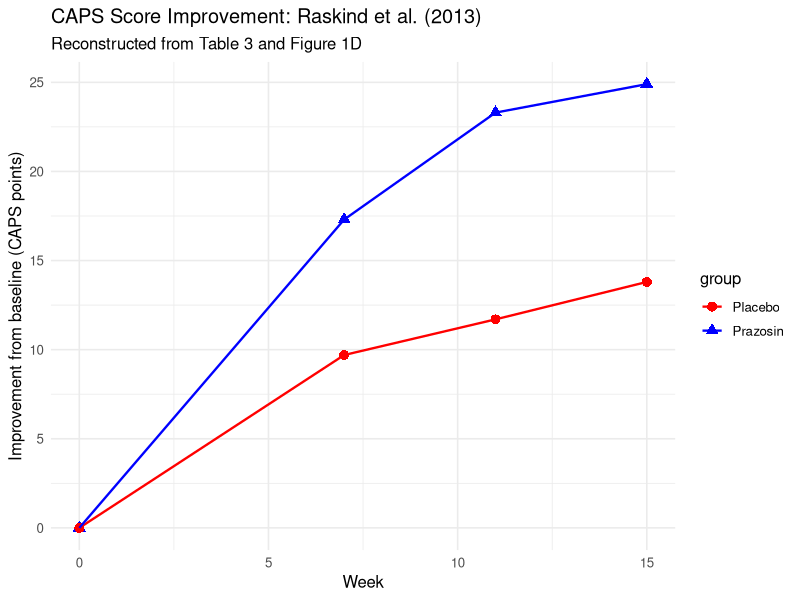
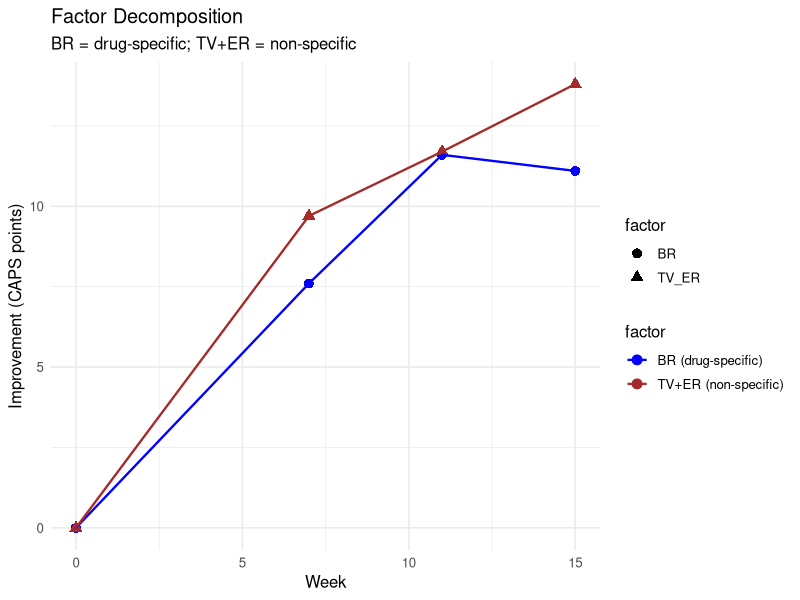
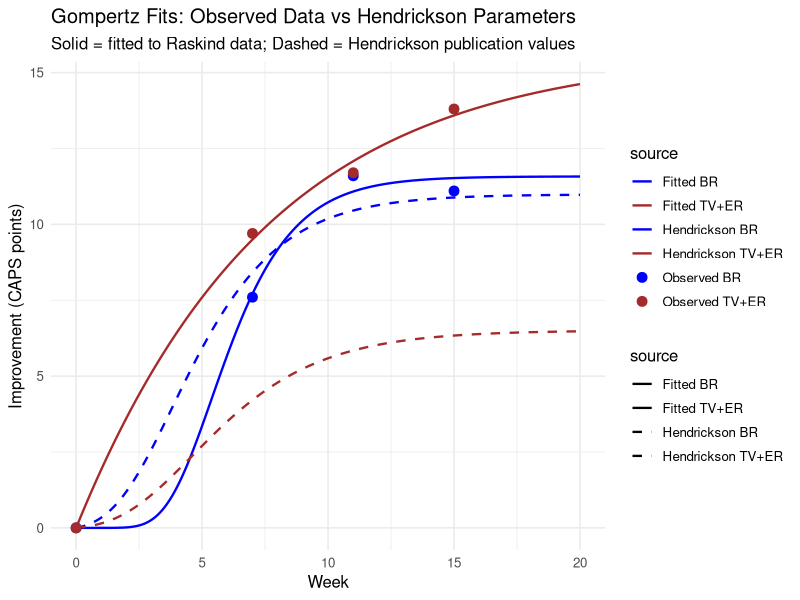

Generate these figures, in order, with R:
## ---- chunk 1
knitr::opts_chunk$set(echo = TRUE, warning = FALSE, message = FALSE)
library(data.table)
library(ggplot2)
library(minpack.lm)  # for nlsLM (robust nonlinear least squares)
## ---- chunk 2
modgompertz <- function(t, maxr, disp, rate) {
  y <- maxr * exp(-disp * exp(-rate * t))
  vert_offset <- maxr * exp(-disp * exp(-rate * 0))
  y <- y - vert_offset
  y <- y * (maxr / (maxr - vert_offset))
  y
}
## ---- chunk 3
# Assessment timepoints (weeks)
weeks <- c(0, 7, 11, 15)

# CAPS total scores (adjusted means from Table 3)
caps_prazosin <- c(77.3, NA, NA, 52.4)
caps_placebo  <- c(85.7, NA, NA, 71.9)

# Interpolate weeks 7 and 11 from Figure 1D
# (read approximately from the plotted curves)
caps_prazosin <- c(77.3, 60, 54, 52.4)
caps_placebo  <- c(85.7, 76, 74, 71.9)

trial_data <- data.table(
  week = rep(weeks, 2),
  caps = c(caps_prazosin, caps_placebo),
  group = rep(c("Prazosin", "Placebo"), each = 4)
)

# Compute change from baseline (improvement is positive)
trial_data[, baseline := caps[1], by = group]
trial_data[, improvement := baseline - caps]
## ---- chunk 4
ggplot(trial_data, aes(x = week, y = improvement,
                       color = group, shape = group)) +
  geom_point(size = 3) +
  geom_line(linewidth = 0.8) +
  labs(x = "Week", y = "Improvement from baseline (CAPS points)",
       title = "CAPS Score Improvement: Raskind et al. (2013)",
       subtitle = "Reconstructed from Table 3 and Figure 1D") +
  scale_color_manual(values = c("Placebo" = "red",
                                "Prazosin" = "blue")) +
  theme_minimal(base_size = 12) +
  theme(legend.position = "right")
## ---- chunk 5
# Separate by group
praz <- trial_data[group == "Prazosin"]
plac <- trial_data[group == "Placebo"]

# BR = prazosin improvement - placebo improvement
br_improvement <- praz$improvement - plac$improvement

# TV+ER = placebo improvement
tver_improvement <- plac$improvement

factor_data <- data.table(
  week = weeks,
  BR = br_improvement,
  TV_ER = tver_improvement
)

knitr::kable(factor_data, digits = 2,
             caption = "Factor decomposition")
## ---- chunk 6
factor_long <- melt(factor_data, id.vars = "week",
                    variable.name = "factor",
                    value.name = "improvement")

ggplot(factor_long, aes(x = week, y = improvement,
                        color = factor, shape = factor)) +
  geom_point(size = 3) +
  geom_line(linewidth = 0.8) +
  labs(x = "Week",
       y = "Improvement (CAPS points)",
       title = "Factor Decomposition",
       subtitle = "BR = drug-specific; TV+ER = non-specific") +
  scale_color_manual(
    values = c("BR" = "blue", "TV_ER" = "brown"),
    labels = c("BR (drug-specific)",
               "TV+ER (non-specific)")) +
  theme_minimal(base_size = 12)
## ---- chunk 7
# Remove baseline (t=0, improvement=0) for fitting
# but it is implicitly enforced by the offset-rescaling
br_fit_data <- data.table(
  t = factor_data$week,
  y = factor_data$BR
)

# Fit using nonlinear least squares
# Start values informed by Hendrickson parameters
fit_br <- nlsLM(
  y ~ modgompertz(t, maxr, disp, rate),
  data = br_fit_data,
  start = list(maxr = 12, disp = 5, rate = 0.3),
  lower = c(maxr = 1, disp = 0.1, rate = 0.01),
  upper = c(maxr = 50, disp = 20, rate = 2)
)

br_params <- coef(fit_br)
summary(fit_br)
## ---- chunk 8
tver_fit_data <- data.table(
  t = factor_data$week,
  y = factor_data$TV_ER
)

fit_tver <- nlsLM(
  y ~ modgompertz(t, maxr, disp, rate),
  data = tver_fit_data,
  start = list(maxr = 15, disp = 5, rate = 0.3),
  lower = c(maxr = 1, disp = 0.1, rate = 0.01),
  upper = c(maxr = 50, disp = 20, rate = 2)
)

tver_params <- coef(fit_tver)
summary(fit_tver)
## ---- chunk 9
t_smooth <- seq(0, 20, by = 0.1)

# Fitted curves
br_curve <- data.table(
  t = t_smooth,
  y = modgompertz(t_smooth, br_params["maxr"],
                  br_params["disp"], br_params["rate"]),
  source = "Fitted BR"
)
tver_curve <- data.table(
  t = t_smooth,
  y = modgompertz(t_smooth, tver_params["maxr"],
                  tver_params["disp"], tver_params["rate"]),
  source = "Fitted TV+ER"
)

# Hendrickson curves
br_hend <- data.table(
  t = t_smooth,
  y = modgompertz(t_smooth, 10.986, 5, 0.42),
  source = "Hendrickson BR"
)
tver_hend <- data.table(
  t = t_smooth,
  y = modgompertz(t_smooth, 6.506, 5, 0.35),
  source = "Hendrickson TV+ER"
)

curves <- rbind(br_curve, tver_curve, br_hend, tver_hend)

# Observed data points
obs <- rbind(
  data.table(t = weeks, y = factor_data$BR,
             source = "Observed BR"),
  data.table(t = weeks, y = factor_data$TV_ER,
             source = "Observed TV+ER")
)

ggplot() +
  geom_line(data = curves, aes(x = t, y = y,
            color = source, linetype = source),
            linewidth = 0.8) +
  geom_point(data = obs, aes(x = t, y = y,
             color = source), size = 3) +
  scale_color_manual(values = c(
    "Fitted BR" = "blue",
    "Hendrickson BR" = "blue",
    "Fitted TV+ER" = "brown",
    "Hendrickson TV+ER" = "brown",
    "Observed BR" = "blue",
    "Observed TV+ER" = "brown")) +
  scale_linetype_manual(values = c(
    "Fitted BR" = "solid",
    "Hendrickson BR" = "dashed",
    "Fitted TV+ER" = "solid",
    "Hendrickson TV+ER" = "dashed")) +
  labs(x = "Week",
       y = "Improvement (CAPS points)",
       title = "Gompertz Fits: Observed Data vs Hendrickson Parameters",
       subtitle = paste("Solid = fitted to Raskind data;",
                        "Dashed = Hendrickson publication values")) +
  theme_minimal(base_size = 12) +
  theme(legend.position = "right")
## ---- chunk 10
total_var <- 18.5^2 + 10^2 + 10^2 + 8^2
## ---- chunk 11
comparison <- data.table(
  Factor = c("BR", "TV+ER", "TV (Hendrickson)",
             "ER (Hendrickson)"),
  max_fitted = c(br_params["maxr"], tver_params["maxr"],
                 NA, NA),
  max_hendrickson = c(10.986, NA, 6.506, 6.506),
  disp_fitted = c(br_params["disp"], tver_params["disp"],
                   NA, NA),
  disp_hendrickson = c(5, NA, 5, 5),
  rate_fitted = c(br_params["rate"], tver_params["rate"],
                   NA, NA),
  rate_hendrickson = c(0.42, NA, 0.35, 0.35),
  sd_hendrickson = c(8, NA, 10, 10)
)

knitr::kable(comparison, digits = 3,
             caption = "Parameter comparison")
